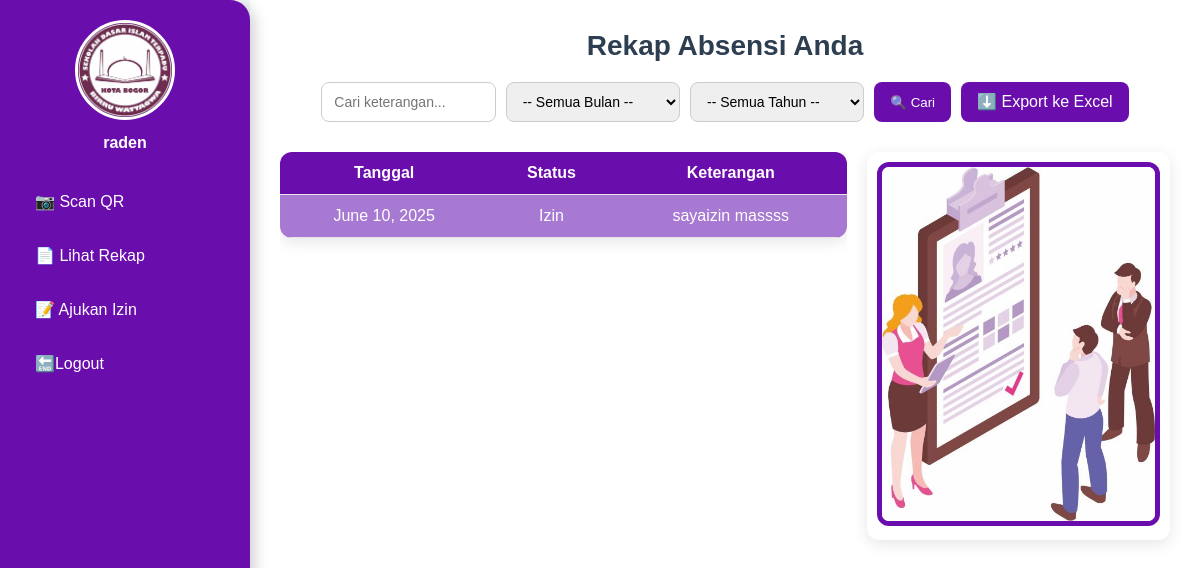
Page /rekap-guru/ (signed in) on the earlier database version.
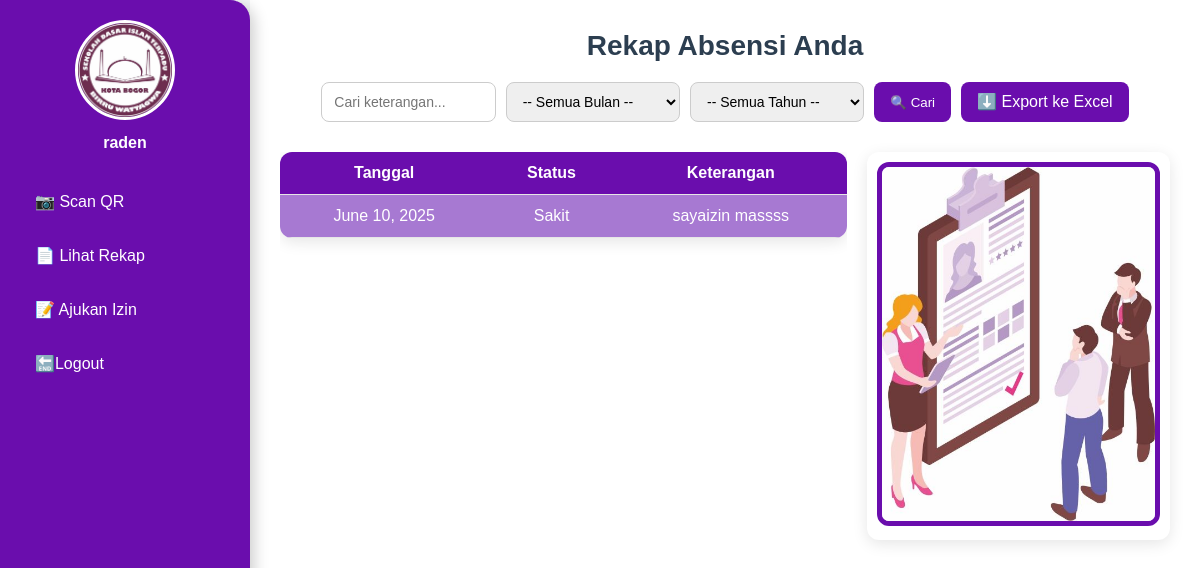
Same page on the later database version.
### birruwattaqwa/models.py (models this page shows, shortened)
class Absensi(models.Model):
    STATUS_CHOICES = [
        ('Hadir', 'Hadir'),
        ('Izin', 'Izin'),
        ('Sakit', 'Sakit'),
        ('Alfa', 'Alfa'),
    ]
    guru = models.ForeignKey(User, on_delete=models.CASCADE)
    tanggal = models.DateField(auto_now_add=True)
    status = models.CharField(max_length=10, choices=STATUS_CHOICES)
    keterangan = models.TextField(blank=True, null=True)  # Keterangan umum
    bulan = models.CharField(max_length=20)  # Simpan bulan sebagai nama, bukan angka
    tahun = models.IntegerField()
    jam_absensi = models.TimeField(auto_now_add=True)
    lokasi = models.CharField(max_length=255, blank=True, null=True)
    latitude = models.FloatField(blank=True, null=True)  # Tambahkan ini
    longitude = models.FloatField(blank=True, null=True)  # Tambahkan ini
    qrcodes = models.ImageField(upload_to='qr_codes/', blank=True)

### birruwattaqwa/views.py (the view, shortened to what this page needs)
# urls.py: path('rekap-guru/', rekap_absensi_guru, name='rekap_guru'),
@login_required
def rekap_absensi_guru(request):
    user = request.user
    if not user.groups.filter(name='Guru').exists():
        return HttpResponse("Unauthorized", status=403)
    search_query = request.GET.get('search', '')
    bulan_filter = request.GET.get('bulan')
    tahun_filter = request.GET.get('tahun')
    bulan_list = [
        ("01", "Januari"), ("02", "Februari"), ("03", "Maret"),
        ("04", "April"), ("05", "Mei"), ("06", "Juni"),
        ("07", "Juli"), ("08", "Agustus"), ("09", "September"),
        ("10", "Oktober"), ("11", "November"), ("12", "Desember"),
    ]
    tahun_list = [str(tahun) for tahun in range(2023, datetime.date.today().year + 1)]
    absensi_list = Absensi.objects.filter(guru=user)
    if search_query:
        absensi_list = absensi_list.filter(keterangan__icontains=search_query)
    if bulan_filter and tahun_filter:
        absensi_list = absensi_list.filter(
            tanggal__month=int(bulan_filter),
            tanggal__year=int(tahun_filter)
        )
    return render(request, 'birruwattaqwa/guru/rekap_guru.html', {
        'absensi_list': absensi_list,
        'search_query': search_query,
        'selected_bulan': bulan_filter,
        'selected_tahun': tahun_filter,
        'bulan_list': bulan_list,
        'tahun_list': tahun_list,
    })

### birruwattaqwa/templates/birruwattaqwa/guru/rekap_guru.html (shortened to what this page needs)
{% load static %}
<!DOCTYPE html>
<html lang="id">
<head>
    <link rel="stylesheet" href="{% static 'css/guru/rekap_guru.css' %}">
</head>
<body>
    <div class="dashboard">
        <div class="sidebar">
            <div class="profile">
                <a href="{% url 'dashboard_guru' %}">
                    <img src="/media/logo.jpeg" alt="Foto Guru">
                </a>
                <h4>{{ request.user.username }}</h4>
            </div>
            <ul>
                <li><a href="{% url 'scan_qr_view' %}">📷 Scan QR</a></li>
                <li><a href="{% url 'rekap_guru' %}">📄 Lihat Rekap</a></li>
                <li><a href="{% url 'absent' %}">📝 Ajukan Izin</a></li>
                <li><a href="{% url 'logout' %}">🔚Logout</a></li>
            </ul>
        </div>
        <div class="content">
            <h2>Rekap Absensi Anda</h2>
            <div class="actions">
                <form method="get" class="filter-bar">
                    <input type="text" name="search" placeholder="Cari keterangan..." value="{{ search_query }}">
                    <select name="bulan">
                        <option value="">-- Semua Bulan --</option>
                    </select>
                    <select name="tahun">
                        <option value="">-- Semua Tahun --</option>
                    </select>
                    <button type="submit" class="btn search-btn">🔍 Cari</button>
                    <a href="?{% if selected_bulan %}bulan={{ selected_bulan }}&{% endif %}{% if selected_tahun %}tahun={{ selected_tahun }}&{% endif %}export=true" class="btn export-btn">⬇️ Export ke Excel</a>
                </form>
            </div>
            <div class="table-container">
                <div class="table-wrapper">
                    <table>
                        <thead>
                            <tr>
                                <th>Tanggal</th>
                                <th>Status</th>
                                <th>Keterangan</th>
                            </tr>
                        </thead>
                        <tbody>
                            {% for absen in absensi_list %}
                                <tr>
                                    <td>{{ absen.tanggal }}</td>
                                    <td>{{ absen.status }}</td>
                                    <td>{{ absen.keterangan|default:"-" }}</td>
                                </tr>
                            {% empty %}
                                <tr>
                                    <td colspan="3">Tidak ada data absensi.</td>
                                </tr>
                            {% endfor %}
                        </tbody>
                    </table>
                </div>
                <div class="form-image">
                    <img src="/media/absen.jpeg" alt="Ilustrasi Absensi">
                </div>
            </div>
        </div>
    </div>
</body>
</html>

Differences in the rows shown:
changed Absensi "sayaizin massss": status "Izin" → "Sakit"
